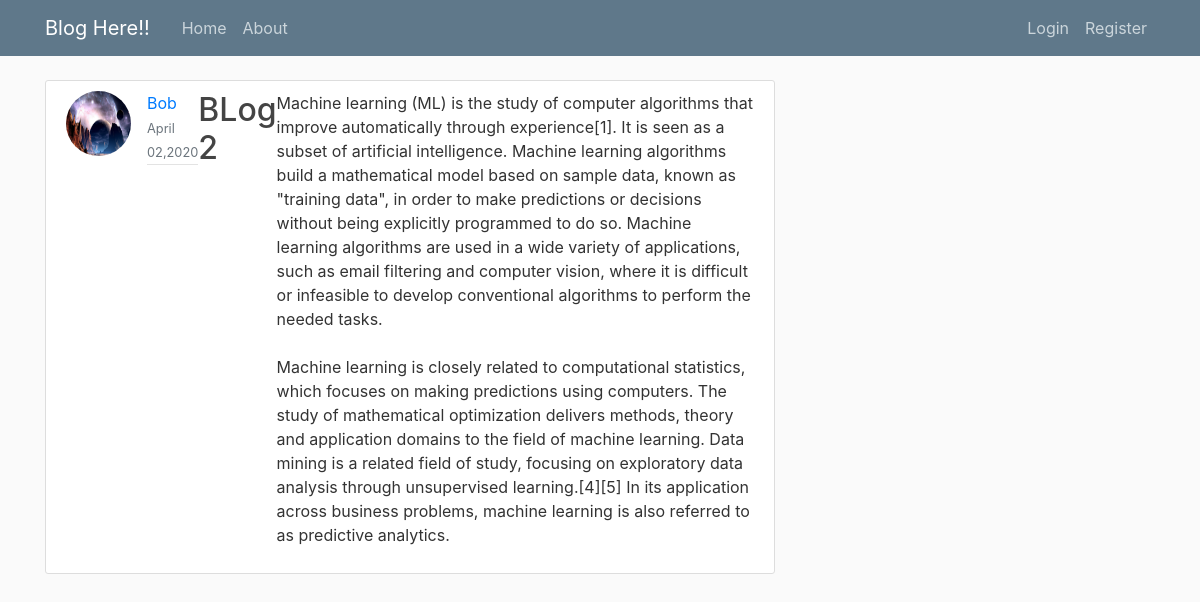
The app's page /post/1/ with its own data.
### Blogapp/models.py (models this page shows, shortened)
class Post(models.Model):
    title=models.CharField(max_length=100)
    content=models.TextField()
    date_posted=models.DateTimeField(default=timezone.now)
    author=models.ForeignKey(User,on_delete=models.CASCADE)

### user/models.py (models this page shows, shortened)
class Profile(models.Model):
    user=models.OneToOneField(User, on_delete=models.CASCADE)
    image=models.ImageField(default='default.jpg',upload_to='profile_pics')

### Blogapp/views.py (the view)
# urls.py: path('post/<int:pk>/',PostDetailView.as_view(), name="ndetail"),
class PostDetailView(DetailView):
     model=Post
     template_name='detail.html'

### Blogapp/templates/detail.html (shortened to what this page needs)
{% extends 'base.html' %}
{% block content %}
<article class="media content-section">
  <img class="rounded-circle article-img" src="{{ object.author.profile.image.url }}">
  <div class="media-body">
    <div class="article-metadata">
      <a class="mr-2" href="#">{{ object.author }}</a>
      <small class="text-muted">{{ object.date_posted|date:"F d,Y" }}</small>
    </div>
  </div>
    <h2 class="article-title">{{ object.title }}</h2>
    <p class="article-content">{{ object.content }}</p>
  </div>
{% endblock %}

### Blogapp/static/Blog/main.css (style rules this page uses)
body { background: #fafafa; color: #333333; margin-top: 5rem; }
h1, h2, h3, h4, h5, h6 { color: #444444; }
.content-section { background: #ffffff; padding: 10px 20px; border: 1px solid #dddddd; border-radius: 3px; margin-bottom: 20px; }
.article-title { color: #444444; }
.article-content { white-space: pre-line; }
.article-img { height: 65px; width: 65px; margin-right: 16px; }
.article-metadata { padding-bottom: 1px; margin-bottom: 4px; border-bottom: 1px solid #e3e3e3 }

### records on screen
Post: author.profile.image (picture), author "Bob", date_posted "April 02,2020", title "BLog 2", content "Machine learning (ML) is the study of computer algorithms that improve automatically through experience[1]. It is seen as a subset of artificial intelligence. Machine learning algorithms build a mathematical model based on sample data, known as \"training data\", in order to make predictions or decisions without being explicitly programmed to do so. Machine learning algorithms are used in a wide variety of applications, such as email filtering and computer vision, where it is difficult or infeasible to develop conventional algorithms to perform the needed tasks. Machine learning is closely related to computational statistics, which focuses on making predictions using computers. The study of…"
